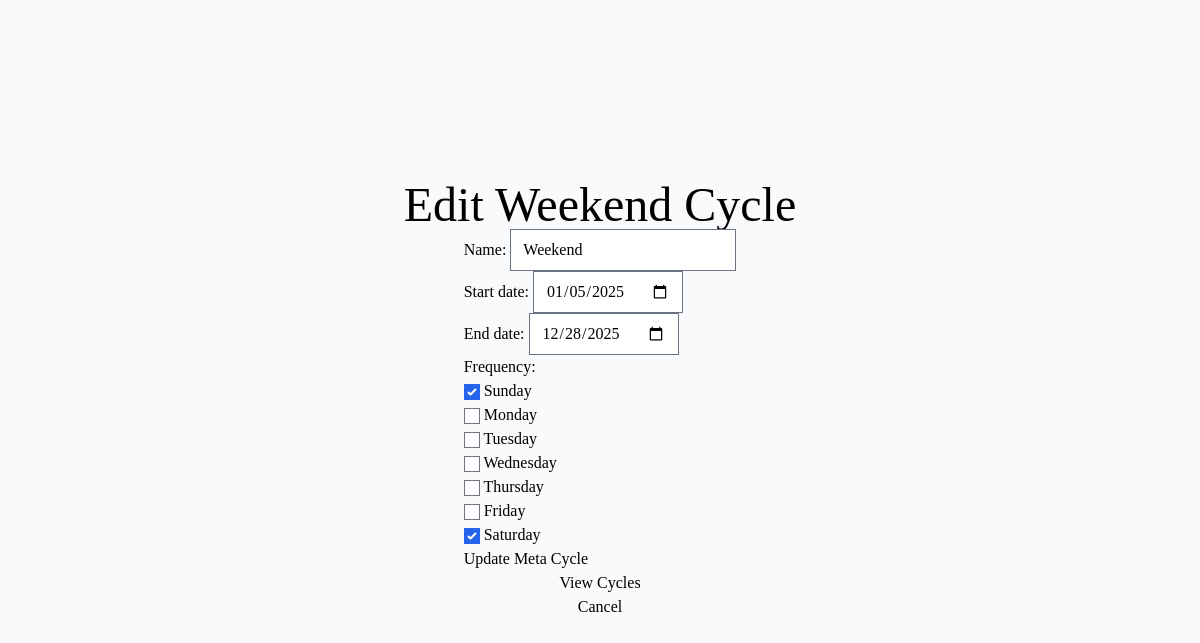
The page /edit-cycle/8/ on the database its author committed.
### timecycle/models.py (models this page shows, shortened)
class MetaCycle(models.Model):
    name = models.CharField(max_length=100, unique=True)
    start_date = models.DateField()
    end_date = models.DateField(null=True, blank=True)
    frequency =  models.ManyToManyField(Day)  # Many-to-many
    class Meta:
        ordering = ['name']
        verbose_name = "Meta Cycle"
        verbose_name_plural = "Meta Cycles"

class Day(models.Model):
    name = models.CharField(max_length=10)  # e.g., 'Monday'
    code = models.CharField(max_length=3)
    order = models.IntegerField(null=True)
    class Meta:
        ordering = ['order']
    def __str__(self):
        return self.name

### timecycle/views.py (the view)
# urls.py: path('edit-cycle/<int:pk>/', views.EditCycleView.as_view(), name='edit-cycle'),
class EditCycleView(UpdateView):
    model = MetaCycle
    form_class = MetaCycleForm
    template_name = 'edit-cycle.html'
    success_url = reverse_lazy('index')  # Redirect to index or another page after successful update
    def get_context_data(self, **kwargs):
        context = super().get_context_data(**kwargs)
        context['meta_cycle'] = self.object  # Pass the current meta cycle instance to the template
        return context

### timecycle/forms.py
class MetaCycleForm(forms.ModelForm):
    class Meta:
        model = MetaCycle
        fields = ['name', 'start_date', 'end_date', 'frequency']  # Include frequency field for selecting days
        widgets = {
            'start_date': forms.DateInput(attrs={'type': 'date'}),
            'end_date': forms.DateInput(attrs={'type': 'date'}),
            'frequency': forms.CheckboxSelectMultiple(),
        }

### timecycle/templates/edit-cycle.html (shortened to what this page needs)
{% extends 'base.html' %}
{% block heading %}Edit {{ meta_cycle.name }} Cycle{% endblock %}
{% block content %}
    <form method="post">
        {{ form.as_p }}
        <button type="submit">Update Meta Cycle</button>
    </form>
    <a href="{% url 'view-cycles' %}">View Cycles</a>
    <a href="{% url 'index' %}">Cancel</a>
{% endblock %}

### rows shown on the page
MetaCycle: name "Weekend", start_date "01/05/2025", end_date "12/28/2025"
